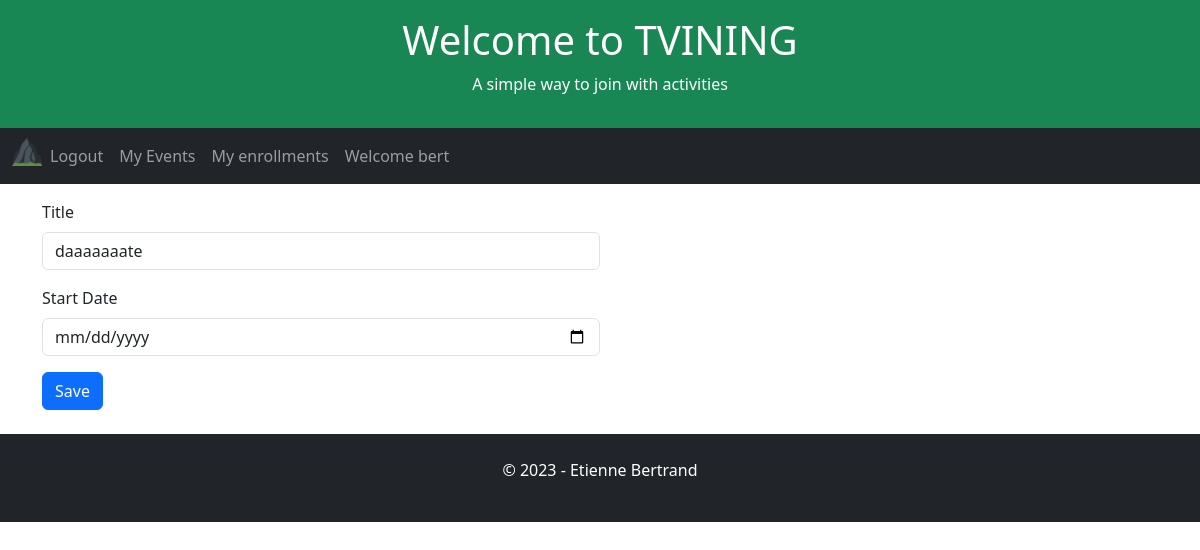
The page /event/40 (signed in) on the database as committed earlier.
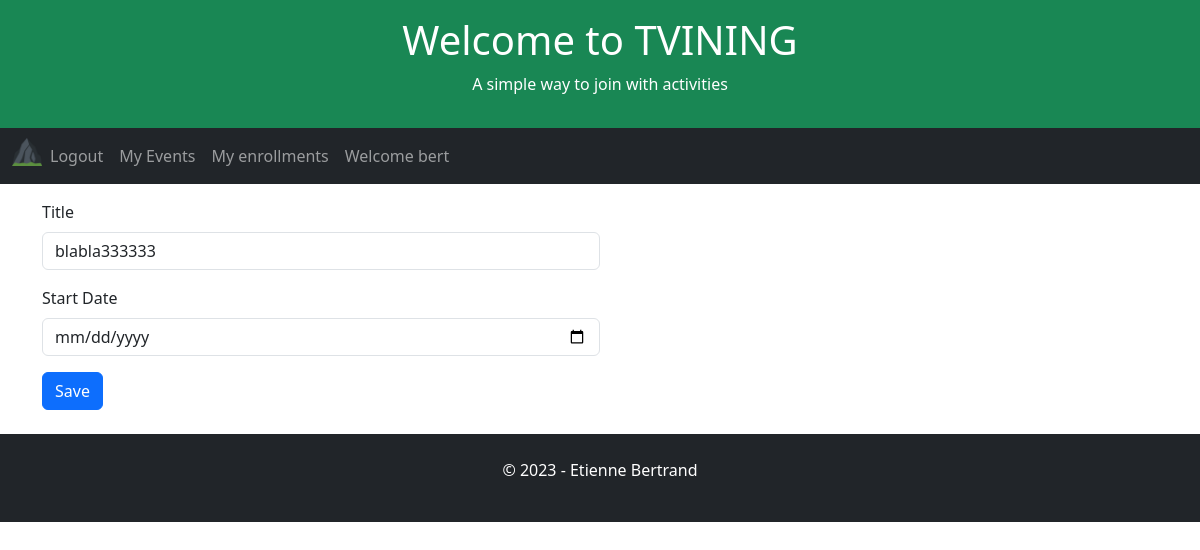
The same page on the database as committed later.
### app/models.py (models this page shows, shortened)
class Event(db.Model):
    id = db.Column(db.Integer, primary_key=True)
    user_id = db.Column(db.Integer, db.ForeignKey('user.id', name='fk_event_user'), nullable=False)
    title = db.Column(db.String(255), nullable=False)
    date = db.Column(db.DateTime, index=True, default=datetime.utcnow)

### app/routes.py (the view)
@app.route('/event', methods=['POST', 'GET'])
@app.route('/event/<event_id>', methods=['POST', 'GET'])
@login_required
def event(event_id=0):
    global appName, appSlogan, appTitle, db
    form = EventForm()
    form_data = request.form
    print(request)
    if request.method == 'POST':
        if event_id == 0 and form_data['eventMethod'] != 'delete':
            print('je insert')
            new_event = Event(title=form.title.data, date=datetime.strptime((request.form['date']), '%Y-%m-%d'), user_id=current_user.id)
            db.session.add(new_event)
            db.session.commit()
            flash('Event created successfully!', 'success')
            return redirect('/user-events')
        elif form_data['eventMethod'] == 'delete':
            print('je delete')
            event_id_to_delete = form_data['theEventId']
            event_to_delete = Event.query.filter(Event.id == event_id_to_delete).first()
            enrollments_to_delete = Enrollment.query.filter(Enrollment.event_id == event_id_to_delete ).all()
            for enrollment in enrollments_to_delete:
                db.session.delete(enrollment)
                db.session.commit()
            db.session.delete(event_to_delete)
            db.session.commit()
            return redirect('/user-events')
        elif event_id != 0:
            print('je update')
            form = Event.query.get(event_id)
            print(request.form)
            form.title = (request.form['title'])
            form.date = datetime.strptime((request.form['date']), '%Y-%m-%d')
            print(request.form['title'])
            db.session.commit()
            return redirect('/user-events')
    elif request.method == 'GET':
        if event_id == 0:
            print('je get ajout')
        else:
            print('je get update' + str(event_id))
            currentEvent = db.session.query(
            Event.user_id,
            Event.id,
            Event.date,
            Event.title,
            ).filter(
            Event.id == event_id
            ).first()
            form.title.data = currentEvent.title
            form.date.data = currentEvent.date
            print(currentEvent)
            print(currentEvent.date)
        return render_template('event.html',appName=appName, appTitle=appTitle, appSlogan=appSlogan, form=form)

### app/forms.py
class EventForm(FlaskForm):
    title = StringField('Title', validators=[DataRequired()])
    date = DateField('Start Date', format='%m/%d/%Y', validators=(validators.Optional(),))
    submit = SubmitField('Created')

### app/models.py (called while the page is built)
@login.user_loader
def load_user(id):
    return User.query.get(int(id))

### app/templates/event.html (shortened to what this page needs)
{% extends "home.html" %}
{% block content %}
<form action="" method="post">
    <div class="mb-3 mt-3 w-50">
        {{ form.title.label(class_='form-label') }}
        {{ form.title(size=32, class_='form-control', placeholder='Enter title') }}
    </div>
    <div class="mb-3 mt-3 w-50">
        {{ form.date.label(class_='form-label') }}
        {{ form.date(size=32, class_='form-control', placeholder='Enter date') }}
    </div>
    <button type="submit" name="submit" class="btn btn-primary" value="Sign In">Save</button>
</form>
{% endblock %}

Rows that differ between the two databases and show on the page:
changed Event: title "daaaaaaate" → "blabla333333"
